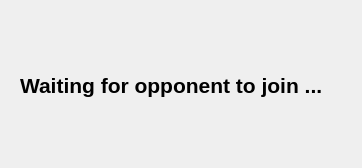
<?xml version="1.0" encoding="UTF-8"?>
<ui version="4.0">
 <class>waiting</class>
 <widget class="QDialog" name="waiting">
  <property name="geometry">
   <rect>
    <x>0</x>
    <y>0</y>
    <width>362</width>
    <height>168</height>
   </rect>
  </property>
  <property name="windowTitle">
   <string>Dialog</string>
  </property>
  <widget class="QLabel" name="label">
   <property name="geometry">
    <rect>
     <x>20</x>
     <y>40</y>
     <width>321</width>
     <height>91</height>
    </rect>
   </property>
   <property name="font">
    <font>
     <pointsize>16</pointsize>
     <weight>75</weight>
     <bold>true</bold>
    </font>
   </property>
   <property name="text">
    <string>Waiting for opponent to join ...</string>
   </property>
  </widget>
 </widget>
 <resources/>
 <connections/>
</ui>
